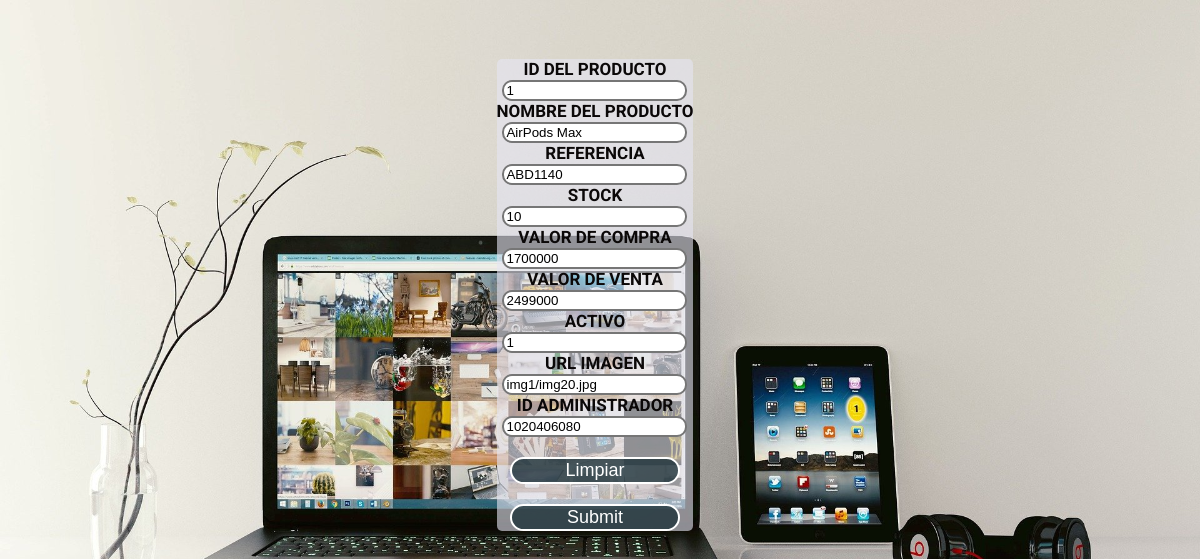
/crudztienda/preactualizarpro.php?id=1, run on the app's committed database.
### tables this page shows
CREATE TABLE `productos` (
  `id_producto` int(10) NOT NULL,
  `nom_pro` varchar(100) NOT NULL,
  `referencia` varchar(100) NOT NULL,
  `stock` int(11) NOT NULL,
  `valor_compra` double NOT NULL,
  `valor_venta` double NOT NULL,
  `activo` tinyint(1) NOT NULL,
  `foto` varchar(100) NOT NULL,
  `id_administrador1` int(10) NOT NULL
);

### crudztienda/preactualizarpro.php (the view, shortened to what this page needs)
<?php
include('ds.php');
$id=$_GET['id'];
$sentencia= $bd->prepare("SELECT *FROM productos where id_producto=? ;");
$sentencia->execute([$id]);
$producto= $sentencia->fetch(PDO::FETCH_OBJ);
 ?>
<!DOCTYPE html>
<html lang="en">
<head>
    <link rel="stylesheet" href="estilopreactualizar.css">
</head>
<body id="aproductos">
<div  class="contenedorFormulario">
    <form action="actualizarpro.php" method="POST">
    <div>
            <label for="">ID DEL PRODUCTO</label>
            <br>
            <input type="text" name="txtIdProducto" value="<?php echo $producto->id_producto ?>">
        </div>
            <div>
                <label for="">NOMBRE DEL PRODUCTO</label>
                <br>
                <input type="text" name="txtnombreProducto" value="<?php echo $producto->nom_pro ?>">
            </div>
            <div>
                <label for="">REFERENCIA</label>
                <br>
                <input type="text" name="txtreferencia" value="<?php echo $producto->referencia ?>">
            </div>
            <div>
                <label for="">STOCK</label>
                <br>
                <input type="text" name="txtstock" value="<?php echo $producto->stock ?>">
            </div>
            <div>
                <label for="">VALOR DE  COMPRA</label>
                <br>
                <input type="text" name="txtvalorCompra" value="<?php echo $producto->valor_compra ?>">
            </div>
            <div>
                <label for="">VALOR DE VENTA</label>
                <br>
                <input type="text" name="txtvalorVenta" value="<?php echo $producto->valor_venta ?>">
            </div>
            <div>
                <label for="">ACTIVO</label>
                <br>
                <input type="text" name="txtactivo" value="<?php echo $producto->activo ?>">
            </div>
            <div>
                <label for="">URL IMAGEN</label>
                <br>
                <input type="text" name="txtfoto" value="<?php echo $producto->foto ?>">
            </div>
            <div>
                <label for="">ID ADMINISTRADOR</label>
                <br>
                <input type="text" name="txtid_admin1" value="<?php echo $producto->id_administrador1 ?>">
            </div>
            <div>
                <br>
           <input id="botones" type="reset" value="Limpiar">
           <br>
           <br>
             <input id="botones" type="submit" name="bntenviar">
            </div>
        </form>
</body>
</html>

### crudztienda/estilopreactualizar.css (style rules this page uses)
body { display: flex; justify-content: center; }
.contenedorFormulario { margin-right: 40px; margin-left: 30px; text-align: center; border-radius: 5px; width:max-content; background-color: rgba(231, 231, 243, 0.6); color: rgb(11, 8, 8); font-weight: bold; margin-top: 3em; font-size: 17px; text-transform: capitalize; font-family: 'Roboto', sans-serif; }
input { border-style: solid ; border-radius: 10px; }
#botones { width: 170px; border-style: solid; border-radius: 30px; border-color: white; background-color: rgb(30, 50, 58,0.8); color: rgb(255, 255, 255); font-size: 18px; }
#aproductos { background-image: url('img1/img4.jpg'); background-size: cover; }

### data on the page
productos: txtIdProducto "1", txtnombreProducto "AirPods Max", txtreferencia "ABD1140", txtstock "10", txtvalorCompra "1700000", txtvalorVenta "2499000", txtactivo "1", txtfoto "img1/img20.jpg", txtid_admin1 "1020406080"
